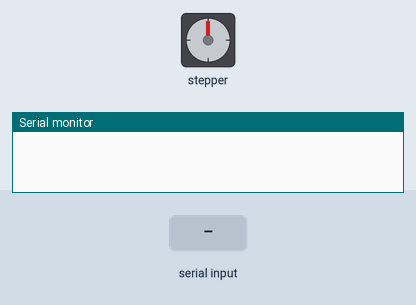
Simulated run of this sketch. Board: Arduino Uno, built with avr-gcc and run on an emulated ATmega328P. Shown: stepper motor, the last lines printed to the serial monitor. The test bench sets the inputs (shaded band). Stepper angles assume 2048 steps per turn.

Above: at 1.2 s.
1.3 s: "CALIB,1\n" received over Serial
At 1.46 s:
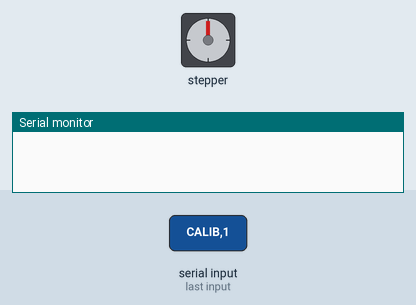
At 14.5 s:
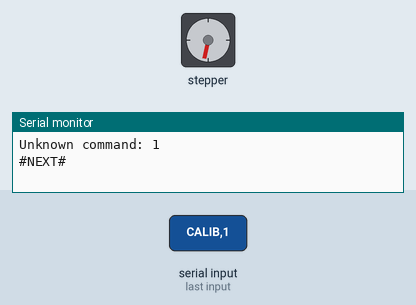
Timing chart, 0 to 16.0 s (numbered marks = the images above; inputs shaded):
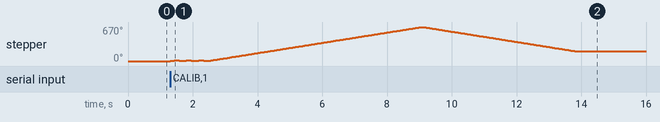

Measured:
- after the input at 1.3 s, stepper: turns 17° clockwise in 0.15 s, then 16° counter-clockwise in 0.11 s, then 16° clockwise in 0.11 s, then 16° counter-clockwise in 0.11 s, and so on

The sketch:

ConveyorDriver.ino
```cpp
#include <Stepper.h>

#define DEVICE_ID "conv1"

const int stepsPerRevolution = 2048;  // Steps for one full rotation
const float gearRatio = 2.67; // Gear ratio of the Belt Drive
const int stepsPerShaftRevolution = (int)(gearRatio * stepsPerRevolution); // Steps for one full rotation of the Belt Shaft

Stepper stepper(stepsPerRevolution, 2, 4, 3, 5);
bool wasIdCheck = false;

void setup() {
  Serial.begin(9600);
  stepper.setSpeed(17);
}

void move(int direction, long targetSteps) {
  const int stepLimit = 32000; // Maximum memmory safe step size per call. Biger then this will corrupt memory!!!
  long remainingSteps = abs(targetSteps);
  int stepDirection = (targetSteps > 0) ? direction : -direction;

  while (remainingSteps > 0) {
    int stepChunk = (remainingSteps > stepLimit) ? stepLimit : remainingSteps;
    stepper.step(stepDirection * stepChunk);
    remainingSteps -= stepChunk;
  }
}

void processCommand(String command) {
  command.trim(); // Remove spaces

  if (command == "ID") {
    Serial.println(DEVICE_ID);
    wasIdCheck = true;
  }
  else if (command.startsWith("MOVE ")) {
    command = command.substring(5); // Remove "MOVE "
    int direction = 1;

    if (command.startsWith("R")) {
      direction = -1;
      command = command.substring(1); // Remove "R"
    }

    float rotations = command.toFloat();
    long steps = rotations * stepsPerShaftRevolution;
    move(direction, steps);
  }
  else if (command == "CALIB") {
    processCommand("MOVE 0.02");
    processCommand("MOVE R 0.02");
    processCommand("MOVE 0.02");
    processCommand("MOVE R 0.02");
    processCommand("MOVE 0.02");
    processCommand("MOVE R 0.02");
    processCommand("MOVE 0.7");
    processCommand("MOVE R 0.5");
  }
  else {
    Serial.print("Unknown command: ");
    Serial.println(command);
  }
}

void loop() {
  if (Serial.available()) {
    String input = Serial.readStringUntil('\n'); // Read input
    input.trim();

    char *ptr = strtok(const_cast<char *>(input.c_str()), ","); // Split by comma
    while (ptr != NULL) {
      processCommand(String(ptr));
      delay(100); // Shorter delay between commands
      ptr = strtok(NULL, ",");
    }
    if (!wasIdCheck) Serial.println("#NEXT#");
    else wasIdCheck = false;
  }
}
```
